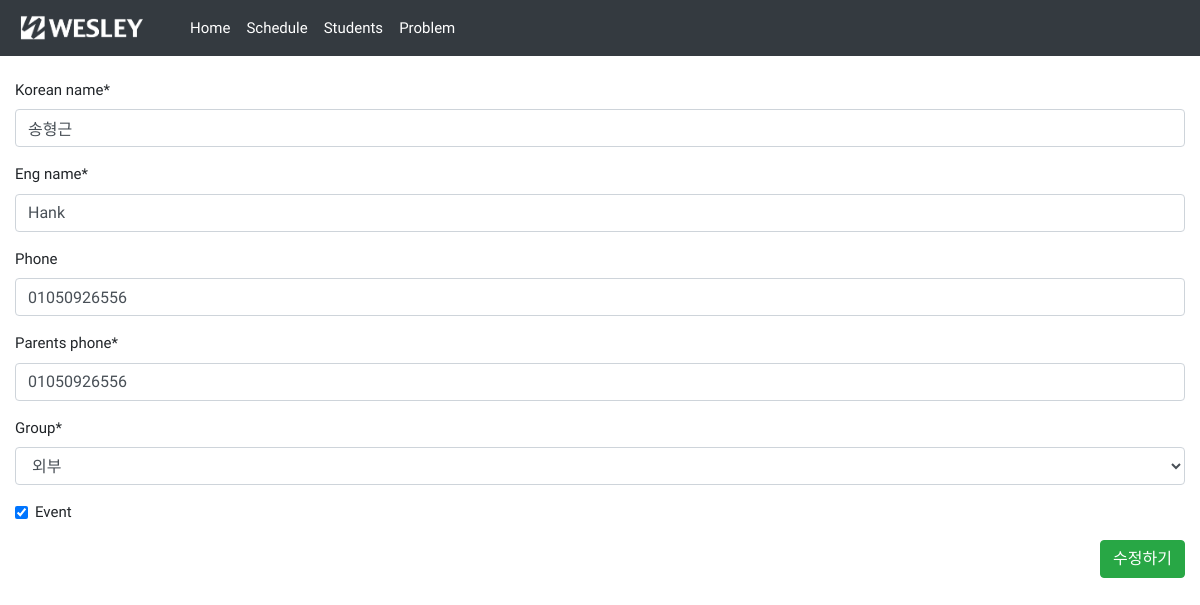
/student/1/update/, run on the app's committed database.
### students/models.py (models this page shows, shortened)
class Student(models.Model):
    korean_name = models.CharField(max_length=10)
    eng_name = models.CharField(max_length=20)
    phone = models.CharField(max_length=20, blank=True)
    parents_phone = models.CharField(max_length=20)
    group = models.ForeignKey(Group, on_delete=models.CASCADE)
    event = models.BooleanField(default=False)
    class Meta:
        ordering = ['group', ]
        unique_together = (("korean_name", "eng_name"),)

### students/views.py (the view)
# urls.py: path('student/<int:pk>/update/', StudentUV.as_view(), name='student-update'),
class StudentUV(UpdateView):
    context_object_name = 'student'
    form_class = StudentUpdateForm
    template_name = 'students/student_update.html'
    def get_object(self):
        student = get_object_or_404(Student, pk=self.kwargs['pk'])
        return student

### students/forms.py
class StudentUpdateForm(forms.ModelForm):
    class Meta:
        model = Student
        fields = '__all__'

### students/models.py (called while the page is built)
    def __str__(self):
        return self.class_name

### students/templates/students/student_update.html (shortened to what this page needs)
{% extends 'students/base.html' %}
{% load crispy_forms_tags %}
{% block main %}
<form method="post">
    {{ form|crispy }}
    <button type="submit" class="btn btn-success float-right">수정하기</button>
</form>
{% endblock %}

### students/templates/students/base.html (style rules this page uses)
body { font-family: 'Abel'; font-size: 15px; }

### data on the page
Student: korean_name "송형근", eng_name "Hank", phone "01050926556", parents_phone "01050926556", group "외부", event "☑"
